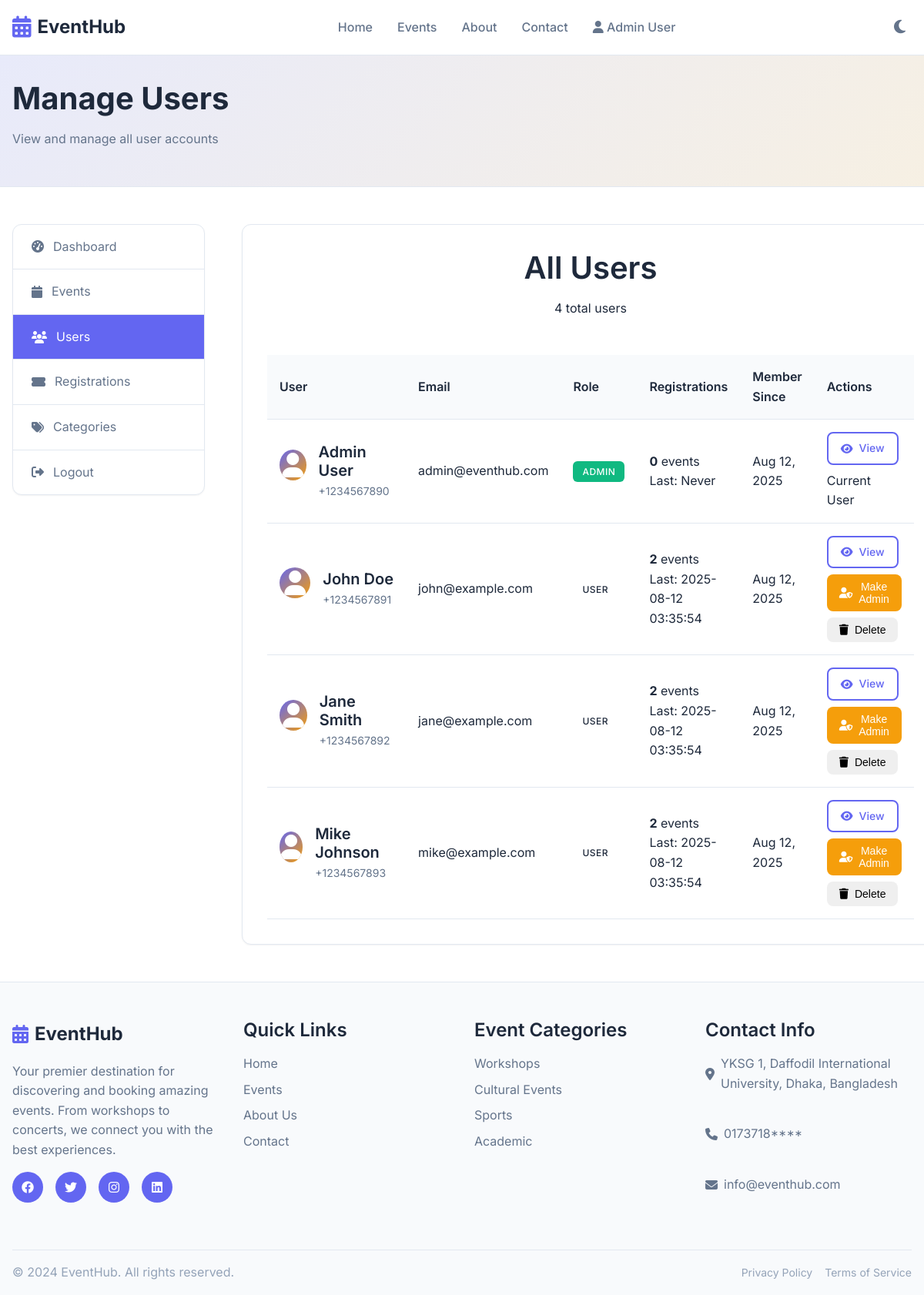
The page /admin/users.php (signed in) on the database its author committed.
### tables this page shows
CREATE TABLE users (
    id INT AUTO_INCREMENT PRIMARY KEY,
    name VARCHAR(100) NOT NULL,
    email VARCHAR(100) UNIQUE NOT NULL,
    password VARCHAR(255) NOT NULL,
    phone VARCHAR(20),
    role ENUM('user', 'admin') DEFAULT 'user',
    status ENUM('active', 'inactive', 'banned') DEFAULT 'active',
    created_at TIMESTAMP DEFAULT CURRENT_TIMESTAMP,
    updated_at TIMESTAMP DEFAULT CURRENT_TIMESTAMP ON UPDATE CURRENT_TIMESTAMP
);

### admin/users.php (the view, shortened to what this page needs)
<?php
require_once '../config/database.php';
$stmt = $conn->prepare("
    SELECT u.*,
           COALESCE(r.registration_count, 0) as registration_count,
           COALESCE(r.last_registration, 'Never') as last_registration
    FROM users u
    LEFT JOIN (
        SELECT user_id,
               COUNT(*) as registration_count,
               MAX(registration_date) as last_registration
        FROM registrations
        GROUP BY user_id
    ) r ON u.id = r.user_id
    ORDER BY u.created_at DESC
");
$stmt->execute();
$users = $stmt->fetchAll();
?>
<!DOCTYPE html>
<html lang="en">
<head>
    <link rel="stylesheet" href="../assets/css/style.css">
    <link rel="stylesheet" href="https://cdnjs.cloudflare.com/ajax/libs/font-awesome/6.4.0/css/all.min.css">
</head>
<body>
    <?php include '../includes/header.php'; ?>
    <section class="admin-header">
        <div class="container">
            <div class="admin-header-content">
                <h1>Manage Users</h1>
                <p>View and manage all user accounts</p>
            </div>
        </div>
    </section>
    <section class="admin-content">
        <div class="container">
            <div class="admin-grid">
                <div class="admin-sidebar">
                    <nav class="admin-nav">
                        <ul>
                            <li>
                                <a href="dashboard.php">
                                    <i class="fas fa-tachometer-alt"></i> Dashboard
                                </a>
                            </li>
                            <li>
                                <a href="events.php">
                                    <i class="fas fa-calendar"></i> Events
                                </a>
                            </li>
                            <li class="active">
                                <a href="users.php">
                                    <i class="fas fa-users"></i> Users
                                </a>
                            </li>
                            <li>
                                <a href="registrations.php">
                                    <i class="fas fa-ticket-alt"></i> Registrations
                                </a>
                            </li>
                            <li>
                                <a href="categories.php">
                                    <i class="fas fa-tags"></i> Categories
                                </a>
                            </li>
                            <li>
                                <a href="../logout.php" onclick="return confirm('Are you sure you want to logout?')">
                                    <i class="fas fa-sign-out-alt"></i> Logout
                                </a>
                            </li>
                        </ul>
                    </nav>
                </div>
                <div class="admin-main">
                    <div class="admin-section">
                        <div class="section-header">
                            <h2>All Users</h2>
                            <span class="text-muted"><?= count($users) ?> total users</span>
                        </div>
                        <div class="events-table">
                            <table>
                                <thead>
                                    <tr>
                                        <th>User</th>
                                        <th>Email</th>
                                        <th>Role</th>
                                        <th>Registrations</th>
                                        <th>Member Since</th>
                                        <th>Actions</th>
                                    </tr>
                                </thead>
                                <tbody>
                                    <?php foreach ($users as $user): ?>
                                        <tr>
                                            <td>
                                                <div class="user-info">
                                                    <div class="user-avatar">
                                                        <?php if (!empty($user['profile_photo'])): ?>
                                                            <img src="<?= htmlspecialchars($user['profile_photo']) ?>" alt="Profile Photo">
                                                        <?php else: ?>
                                                            <i class="fas fa-user"></i>
                                                        <?php endif; ?>
                                                    </div>
                                                    <div>
                                                        <h4><?= htmlspecialchars($user['name']) ?></h4>
                                                        <p><?= htmlspecialchars($user['phone'] ?? 'No phone') ?></p>
                                                    </div>
                                                </div>
                                            </td>
                                            <td><?= htmlspecialchars($user['email']) ?></td>
                                            <td>
                                                <?php if ($user['role'] === 'admin'): ?>
                                                    <span class="status active">Admin</span>
                                                <?php else: ?>
                                                    <span class="status">User</span>
                                                <?php endif; ?>
                                            </td>
                                            <td>
                                                <div>
                                                    <strong><?= $user['registration_count'] ?></strong> events<br>
                                                    <span>Last: <?= $user['last_registration'] ?></span>
                                                </div>
                                            </td>
                                            <td><?= date('M j, Y', strtotime($user['created_at'])) ?></td>
                                            <td>
                                                <div class="event-actions">
                                                    <a href="user-details.php?id=<?= $user['id'] ?>" class="btn btn-sm btn-outline">
                                                        <i class="fas fa-eye"></i> View
                                                    </a>
                                                    <?php if ($user['id'] != $_SESSION['user_id']): ?>
                                                        <form method="POST" style="display: inline;">
                                                            <button type="submit" class="btn btn-sm btn-secondary">
                                                                <i class="fas fa-user-shield"></i> <?= $user['role'] === 'admin' ? 'Remove Admin' : 'Make Admin' ?>
                                                            </button>
                                                        </form>
                                                        <form method="POST" style="display: inline;" onsubmit="return confirm('Are you sure you want to delete this user? This action cannot be undone.')">
                                                            <button type="submit" class="btn btn-sm btn-danger">
                                                                <i class="fas fa-trash"></i> Delete
                                                            </button>
                                                        </form>
                                                    <?php else: ?>
                                                        <span class="text-muted">Current User</span>
                                                    <?php endif; ?>
                                                </div>
                                            </td>
                                        </tr>
                                    <?php endforeach; ?>
                                </tbody>
                            </table>
                        </div>
                    </div>
                </div>
            </div>
        </div>
    </section>
    <?php include '../includes/footer.php'; ?>
</body>
</html>

### rows shown on the page
users: name "Admin User", phone "+1234567890", email "admin@eventhub.com", role "ADMIN", registration_count "0", last_registration "Never", created_at "Aug 12, 2025", shows "Current User"
users: name "John Doe", phone "+1234567891", email "john@example.com", role "USER", registration_count "2", last_registration "2025-08-12 03:35:54", created_at "Aug 12, 2025"
users: name "Jane Smith", phone "+1234567892", email "jane@example.com", role "USER", registration_count "2", last_registration "2025-08-12 03:35:54", created_at "Aug 12, 2025"
users: name "Mike Johnson", phone "+1234567893", email "mike@example.com", role "USER", registration_count "2", last_registration "2025-08-12 03:35:54", created_at "Aug 12, 2025"

### other values the page prints
$_SESSION['user_name'] "Admin User"
count($users) "4"
